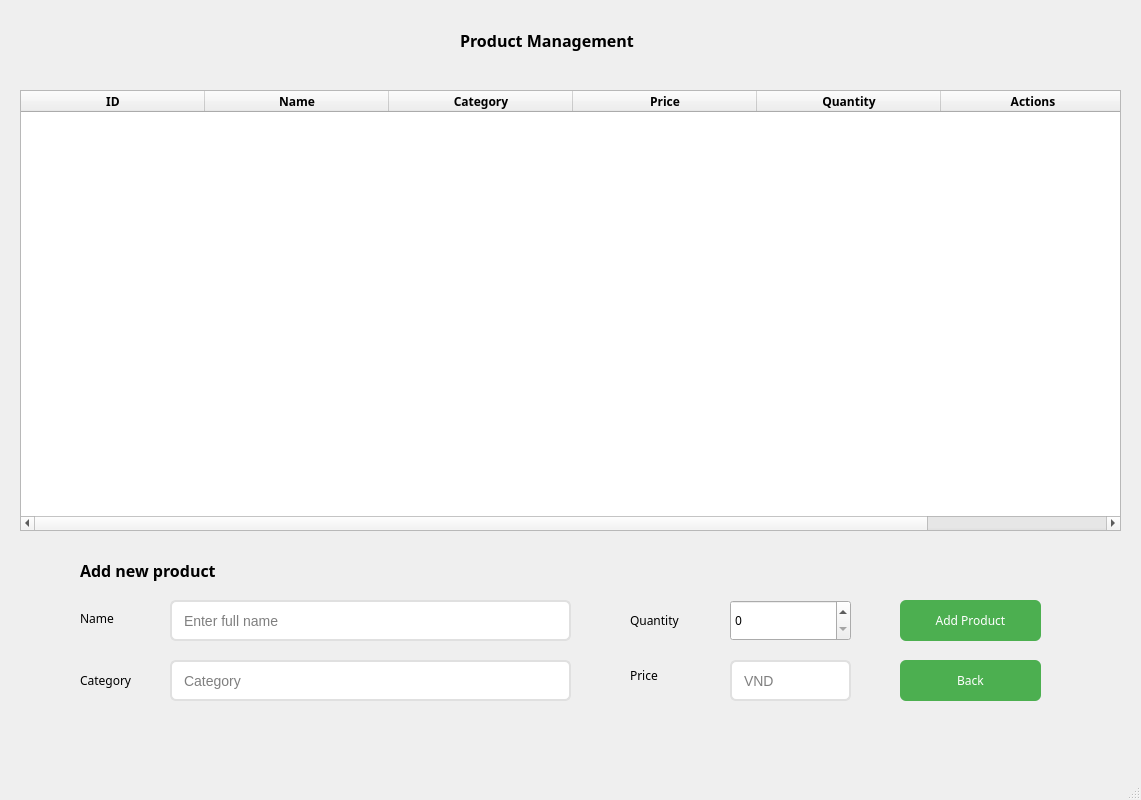
<?xml version="1.0" encoding="UTF-8"?>
<ui version="4.0">
 <class>MainWindow</class>
 <widget class="QMainWindow" name="MainWindow">
  <property name="geometry">
   <rect>
    <x>0</x>
    <y>0</y>
    <width>1141</width>
    <height>800</height>
   </rect>
  </property>
  <property name="windowTitle">
   <string>MainWindow</string>
  </property>
  <widget class="QWidget" name="centralwidget">
   <widget class="QLabel" name="label">
    <property name="geometry">
     <rect>
      <x>460</x>
      <y>20</y>
      <width>281</width>
      <height>41</height>
     </rect>
    </property>
    <property name="font">
     <font>
      <family>Sitka Small Semibold</family>
      <pointsize>12</pointsize>
      <weight>75</weight>
      <bold>true</bold>
     </font>
    </property>
    <property name="text">
     <string>Product Management</string>
    </property>
   </widget>
   <widget class="QTableWidget" name="tableWidget">
    <property name="geometry">
     <rect>
      <x>20</x>
      <y>90</y>
      <width>1101</width>
      <height>441</height>
     </rect>
    </property>
    <property name="font">
     <font>
      <family>Sitka Text Semibold</family>
      <weight>75</weight>
      <bold>true</bold>
     </font>
    </property>
    <property name="styleSheet">
     <string notr="true">
    QHeaderView::section { 
        background-color: #F0F0F0;
font-weight: bold;
    }
</string>
    </property>
    <property name="showGrid">
     <bool>true</bool>
    </property>
    <property name="gridStyle">
     <enum>Qt::SolidLine</enum>
    </property>
    <property name="sortingEnabled">
     <bool>true</bool>
    </property>
    <attribute name="horizontalHeaderDefaultSectionSize">
     <number>184</number>
    </attribute>
    <attribute name="horizontalHeaderMinimumSectionSize">
     <number>51</number>
    </attribute>
    <attribute name="verticalHeaderDefaultSectionSize">
     <number>51</number>
    </attribute>
    <attribute name="verticalHeaderMinimumSectionSize">
     <number>51</number>
    </attribute>
    <column>
     <property name="text">
      <string>ID</string>
     </property>
    </column>
    <column>
     <property name="text">
      <string>Name</string>
     </property>
    </column>
    <column>
     <property name="text">
      <string>Category</string>
     </property>
    </column>
    <column>
     <property name="text">
      <string>Price</string>
     </property>
    </column>
    <column>
     <property name="text">
      <string>Quantity</string>
     </property>
    </column>
    <column>
     <property name="text">
      <string>Actions</string>
     </property>
    </column>
   </widget>
   <widget class="QLabel" name="label_2">
    <property name="geometry">
     <rect>
      <x>80</x>
      <y>550</y>
      <width>281</width>
      <height>41</height>
     </rect>
    </property>
    <property name="font">
     <font>
      <family>Sitka Small Semibold</family>
      <pointsize>12</pointsize>
      <weight>75</weight>
      <bold>true</bold>
     </font>
    </property>
    <property name="text">
     <string>Add new product</string>
    </property>
   </widget>
   <widget class="QLineEdit" name="lineEdit">
    <property name="geometry">
     <rect>
      <x>170</x>
      <y>600</y>
      <width>401</width>
      <height>41</height>
     </rect>
    </property>
    <property name="font">
     <font>
      <pointsize>-1</pointsize>
     </font>
    </property>
    <property name="styleSheet">
     <string notr="true">QLineEdit {
    border: 2px solid #E0E0E0;
    border-radius: 6px;
    padding: 5px 10px;
    font-size: 14px;
}

QLineEdit:focus {
    border: 2px solid #4CAF50;
}</string>
    </property>
    <property name="text">
     <string/>
    </property>
    <property name="placeholderText">
     <string>Enter full name</string>
    </property>
   </widget>
   <widget class="QLineEdit" name="lineEdit_3">
    <property name="geometry">
     <rect>
      <x>170</x>
      <y>660</y>
      <width>401</width>
      <height>41</height>
     </rect>
    </property>
    <property name="font">
     <font>
      <pointsize>-1</pointsize>
     </font>
    </property>
    <property name="styleSheet">
     <string notr="true">QLineEdit {
    border: 2px solid #E0E0E0;
    border-radius: 6px;
    padding: 5px 10px;
    font-size: 14px;
}

QLineEdit:focus {
    border: 2px solid #4CAF50;
}</string>
    </property>
    <property name="placeholderText">
     <string>Category</string>
    </property>
   </widget>
   <widget class="QLineEdit" name="lineEdit_4">
    <property name="geometry">
     <rect>
      <x>730</x>
      <y>660</y>
      <width>121</width>
      <height>41</height>
     </rect>
    </property>
    <property name="font">
     <font>
      <pointsize>-1</pointsize>
     </font>
    </property>
    <property name="styleSheet">
     <string notr="true">QLineEdit {
    border: 2px solid #E0E0E0;
    border-radius: 6px;
    padding: 5px 10px;
    font-size: 14px;
}

QLineEdit:focus {
    border: 2px solid #4CAF50;
}</string>
    </property>
    <property name="placeholderText">
     <string>VND</string>
    </property>
   </widget>
   <widget class="QLabel" name="label_3">
    <property name="geometry">
     <rect>
      <x>80</x>
      <y>610</y>
      <width>59</width>
      <height>17</height>
     </rect>
    </property>
    <property name="font">
     <font>
      <family>Sitka Small</family>
      <pointsize>9</pointsize>
     </font>
    </property>
    <property name="text">
     <string>Name</string>
    </property>
   </widget>
   <widget class="QLabel" name="label_4">
    <property name="geometry">
     <rect>
      <x>80</x>
      <y>660</y>
      <width>91</width>
      <height>41</height>
     </rect>
    </property>
    <property name="font">
     <font>
      <family>Sitka Small</family>
      <pointsize>9</pointsize>
     </font>
    </property>
    <property name="text">
     <string>Category</string>
    </property>
   </widget>
   <widget class="QLabel" name="label_5">
    <property name="geometry">
     <rect>
      <x>630</x>
      <y>610</y>
      <width>101</width>
      <height>20</height>
     </rect>
    </property>
    <property name="font">
     <font>
      <family>Sitka Small</family>
      <pointsize>9</pointsize>
     </font>
    </property>
    <property name="text">
     <string>Quantity</string>
    </property>
   </widget>
   <widget class="QLabel" name="label_6">
    <property name="geometry">
     <rect>
      <x>630</x>
      <y>660</y>
      <width>59</width>
      <height>31</height>
     </rect>
    </property>
    <property name="font">
     <font>
      <family>Sitka Small</family>
      <pointsize>9</pointsize>
     </font>
    </property>
    <property name="text">
     <string>Price</string>
    </property>
   </widget>
   <widget class="QSpinBox" name="spinBox">
    <property name="geometry">
     <rect>
      <x>730</x>
      <y>600</y>
      <width>121</width>
      <height>41</height>
     </rect>
    </property>
    <property name="font">
     <font>
      <family>Siemens Slab</family>
      <pointsize>9</pointsize>
     </font>
    </property>
   </widget>
   <widget class="QPushButton" name="pushButton">
    <property name="geometry">
     <rect>
      <x>900</x>
      <y>600</y>
      <width>141</width>
      <height>41</height>
     </rect>
    </property>
    <property name="font">
     <font>
      <family>Sitka Small</family>
      <pointsize>9</pointsize>
     </font>
    </property>
    <property name="styleSheet">
     <string notr="true">QPushButton {
    background-color: #4CAF50; /* Màu xanh lá */
    color: white; /* Màu chữ trắng */
    border-radius: 6px; /* Bo góc */
    padding: 10px;
}
QPushButton:hover {
    background-color: #45a049; /* Màu xanh lá đậm khi hover */
}
QPushButton:pressed {
    background-color: #388E3C;
}

</string>
    </property>
    <property name="text">
     <string>Add Product</string>
    </property>
   </widget>
   <widget class="QPushButton" name="pushButton_2">
    <property name="geometry">
     <rect>
      <x>900</x>
      <y>660</y>
      <width>141</width>
      <height>41</height>
     </rect>
    </property>
    <property name="font">
     <font>
      <family>Sitka Small</family>
      <pointsize>9</pointsize>
     </font>
    </property>
    <property name="styleSheet">
     <string notr="true">QPushButton {
    background-color: #4CAF50; /* Màu xanh lá */
    color: white; /* Màu chữ trắng */
    border-radius: 6px; /* Bo góc */
    padding: 10px;
}
QPushButton:hover {
    background-color: #45a049; /* Màu xanh lá đậm khi hover */
}
QPushButton:pressed {
    background-color: #388E3C;
}

</string>
    </property>
    <property name="text">
     <string>Back</string>
    </property>
   </widget>
  </widget>
  <widget class="QMenuBar" name="menubar">
   <property name="geometry">
    <rect>
     <x>0</x>
     <y>0</y>
     <width>1141</width>
     <height>27</height>
    </rect>
   </property>
  </widget>
  <widget class="QStatusBar" name="statusbar"/>
 </widget>
 <resources/>
 <connections/>
</ui>
